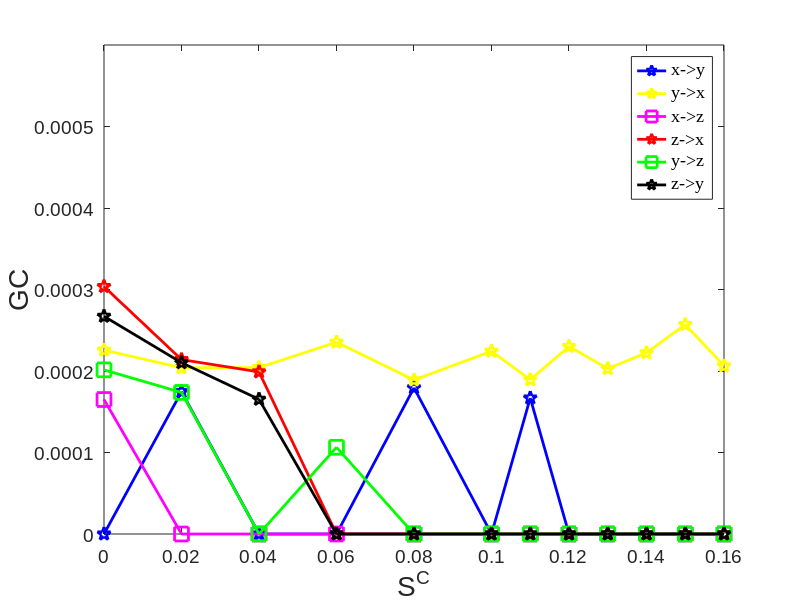

MATLAB code to generate this figure:
%% Fig6_Case2_HH_Three_Neurons_LinearGC
% y->z, x->z
C=[0 0.02 0.04 0.06 0.08 0.1 0.11 0.12 0.13 0.14 0.15 0.16];
noise=1;
significant=1;
if significant==0
%% GC results no significant test
if noise==0
GC_xy=[0.3191e-04 0.3118e-04 0.3169e-04 0.3128e-04 0.3174e-04 0.3177e-04 0.3188e-04 0.3176e-04 0.3196e-04 0.3175e-04 0.3187e-04 0.3209e-04];  % 
GC_xz=[0.1228e-04 0.1259e-04 0.0355e-04 0.0092e-04 0.0709e-04 0.0146e-04 0.0046e-04 0.0737e-04 0.0329e-04 0.0175e-04 0.0836e-04 0.1047e-04];
GC_yx=[0.3581e-04 0.3571e-04 0.3559e-04 0.3565e-04 0.3568e-04 0.3558e-04 0.3558e-04 0.3549e-04 0.3590e-04 0.3583e-04 0.3623e-04 0.3629e-04];  %
GC_yz=[0.1337e-04 0.3604e-04 0.0803e-04 0.2955e-04 0.0274e-04 0.0143e-04 0.0293e-04 0.0018e-04 0.0230e-04 0.0002e-04 0.0092e-04 0.0540e-04];
GC_zx=[0.1411e-04 0.1479e-04 0.0378e-04 0.0031e-04 0.0796e-04 0.0189e-04 0.0088e-04 0.1043e-04 0.0335e-04 0.0146e-04 0.0909e-04 0.1265e-04];
GC_zy=[0.1509e-04 0.3562e-04 0.0836e-04 0.2860e-04 0.0237e-04 0.0158e-04 0.0528e-04 0.0053e-04 0.0488e-04 0.0017e-04 0.0262e-04 0.1127e-04];
else
GC_xy=[0.1369e-03 0.1746e-03 0.1596e-03 0.1442e-03 0.1794e-03 0.1508e-03 0.1668e-03 0.1329e-03 0.1264e-03 0.1435e-03 0.1257e-03 0.1536e-03];  % 
GC_xz=[0.1650e-03 0.1397e-03 0.1297e-03 0.1071e-03 0.0994e-03 0.0717e-03 0.0869e-03 0.0928e-03 0.1053e-03 0.0907e-03 0.0751e-03 0.0992e-03];
GC_yx=[0.2256e-03 0.2040e-03 0.2042e-03 0.2354e-03 0.1890e-03 0.2243e-03 0.1893e-03 0.2301e-03 0.2030e-03 0.2223e-03 0.2570e-03 0.2063e-03];  %
GC_yz=[0.2014e-03 0.1737e-03 0.1454e-03 0.1064e-03 0.1105e-03 0.0945e-03 0.1103e-03 0.0964e-03 0.0902e-03 0.1165e-03 0.1082e-03 0.0804e-03];
GC_zx=[0.3036e-03 0.2140e-03 0.1989e-03 0.1553e-03 0.1384e-03 0.1137e-03 0.1037e-03 0.1543e-03 0.1308e-03 0.1140e-03 0.1214e-03 0.1114e-03];
GC_zy=[0.2671e-03 0.2102e-03 0.1653e-03 0.1435e-03 0.1543e-03 0.1319e-03 0.1475e-03 0.1368e-03 0.1035e-03 0.1188e-03 0.1246e-03 0.1207e-03];    
end
else
%% GC2 results have significant test
if noise==0
GC_xy=[0.3191e-04 0.3118e-04 0.3169e-04 0.3128e-04 0.3174e-04 0.3177e-04 0.3188e-04 0.3176e-04 0.3196e-04 0.3175e-04 0.3187e-04 0.3209e-04];  % 
GC_xz=[0 0 0 0 0 0 0 0 0 0 0 0];
GC_yx=[0.3581e-04 0.3571e-04 0.3559e-04 0.3565e-04 0.3568e-04 0.3558e-04 0.3558e-04 0.3549e-04 0.3590e-04 0.3583e-04 0.3623e-04 0.3629e-04];  %
GC_yz=[0 0.3604e-04 0 0.2955e-04 0 0 0 0 0 0 0 0];
GC_zx=[0 0 0 0 0 0 0 0 0 0 0 0];
GC_zy=[0 0.3562e-04 0 0.2860e-04 0 0 0 0 0 0 0 0];
else
GC_xy=[0 0.1746e-03 0 0 0.1794e-03 0 0.1668e-03 0 0 0 0 0];  % 
GC_xz=[0.1650e-03 0 0 0 0 0 0 0 0 0 0 0];
GC_yx=[0.2256e-03 0.2040e-03 0.2042e-03 0.2354e-03 0.1890e-03 0.2243e-03 0.1893e-03 0.2301e-03 0.2030e-03 0.2223e-03 0.2570e-03 0.2063e-03];  %
GC_yz=[0.2014e-03 0.1737e-03 0 0.1064e-03 0 0 0 0 0 0 0 0];
GC_zx=[0.3036e-03 0.2140e-03 0.1989e-03 0 0 0 0 0 0 0 0 0];
GC_zy=[0.2671e-03 0.2102e-03 0.1653e-03 0 0 0 0 0 0 0 0 0];    
end
end

% Plot
h0=figure;
clf;
plot(C,GC_xy,'MarkerSize',10,'Marker','p','LineWidth',2,...
'Color',[0 0 1]);hold on
plot(C,GC_yx,'MarkerSize',10,'Marker','p','LineWidth',2,...
'Color',[1 1 0]);
plot(C,GC_xz,'MarkerSize',10,'Marker','s','LineWidth',2,...
'Color',[1 0 1]);
plot(C,GC_zx,'MarkerSize',10,'Marker','p','LineWidth',2,...
'Color',[1 0 0]);
plot(C,GC_yz,'MarkerSize',10,'Marker','s','LineWidth',2,...
'Color',[0 1 0]);
plot(C,GC_zy,'MarkerSize',10,'Marker','p','LineWidth',2,...
'Color',[0 0 0]);
% Legend 
% Legend 
hleg1 =legend('x->y','y->x','x->z','z->x','y->z','z->y','northeast');
set(hleg1,'Location','northeast') 
set(hleg1,'FontName','Times New Roman','FontSize',18,'FontWeight','normal')
 
axis([0 0.16 0 0.6e-03])
set(gca, 'XTick', 0:0.02:0.16); 
% set(gca, 'YTick',0:0.02:0.65);

% Create axis font size
set(gca,'FontName','Arial','FontSize',14)
% Create xlabel
xlabel({'S^C'},'FontSize',20,'FontName','Arial');
% Create ylabel
ylabel({'GC'},'FontSize',20,'FontName','Arial');

%%
if noise==0
print(h0,'-depsc2','-r300','LinearGC_HH_Three_Neurons_Fig6.eps')
else
print(h0,'-depsc2','-r300','LinearGC_Noise_HH_Three_Neurons_Fig6.eps')    
end